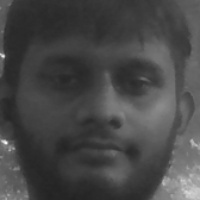
#> input picture data/user.1.104.jpg, 200 x 200 px, given in place of the camera
$ jupyter execute App.ipynb
#> lines starting #> are read from the running program, lines starting #| are printed output that depends on the picture
[cell 1]
import cv2

[cell 2]
def generate_dataset():
    face_classifier = cv2.CascadeClassifier("haarcascade_frontalface_default.xml")

    def face_cropped(img):
        gray = cv2.cvtColor(img, cv2.COLOR_BGR2GRAY)
        faces = face_classifier.detectMultiScale(gray, 1.3, 5)  # scaling factor=1.3, minimum neighbors=5

        if len(faces) == 0:   # ✅ fixed error
            return None
        for (x, y, w, h) in faces:
            cropped_face = img[y:y+h, x:x+w]
        return cropped_face

    cap = cv2.VideoCapture(0)
    id=1
    img_id=0

    while True:
        ret,frame = cap.read()
#> frame is the input picture: shape (200, 200, 3); min 34, max 248, mean 71.4
        if face_cropped(frame) is not None:
#> in face_cropped, `faces = face_classifier.detectMultiScale(gray, 1.3, 5)`: faces = [[20, 17, 171, 171]]
#> the loop in face_cropped, `for (x, y, w, h) in faces:` made 1 pass
#> pass 1, in face_cropped, `cropped_face = img[y:y+h, x:x+w]`:
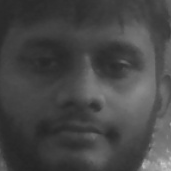
#> cropped_face: shape (171, 171, 3); min 36, max 201, mean 70.5
            img_id+=1
#> img_id = 1
            face = cv2.resize(face_cropped(frame), (200,200))
#> the loop in face_cropped (call 2), `for (x, y, w, h) in faces:` made 1 pass
            face = cv2.cvtColor(face, cv2.COLOR_BGR2GRAY)
#> face: shape (200, 200)
            file_name_path = "data/user." + str(id) + "." + str(img_id) + ".jpg"
#> file_name_path = 'data/user.1.1.jpg'
            cv2.imwrite(file_name_path,face)
            cv2.putText(face, str(img_id), (50, 50), cv2.FONT_HERSHEY_COMPLEX, 1, (0, 255, 0), 2)
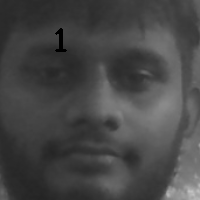
#> face: shape (200, 200); min 0, max 194, mean 70.2

            cv2.imshow("Cropped face", face)
            if cv2.waitKey(1) == 13 or int(img_id) == 200:
#> (key Esc is pressed here)
                break

    cap.release()
    cv2.destroyAllWindows()
    print("Collecting samples is completed.......")

generate_dataset()

[cell 3]
import numpy as np
from PIL import Image
import os
import cv2

[cell 4]
def train_classifier(data_dir):
#> called with data_dir = 'data'
    path = [os.path.join(data_dir,f) for f in os.listdir(data_dir)]
    faces = []
    ids = []

    for image in path:
        img = Image.open(image).convert('L');
        imageNp = np.array(img, 'uint8')
        id = int(os.path.split(image)[1].split(".")[1])

        faces.append(imageNp)
        ids.append(id)

    ids = np.array(ids)
    #Train the classifier and save
    clf = cv2.face.LBPHFaceRecognizer_create()
    clf.train(faces,ids)
    clf.write("classifier.xml")

train_classifier("data")
